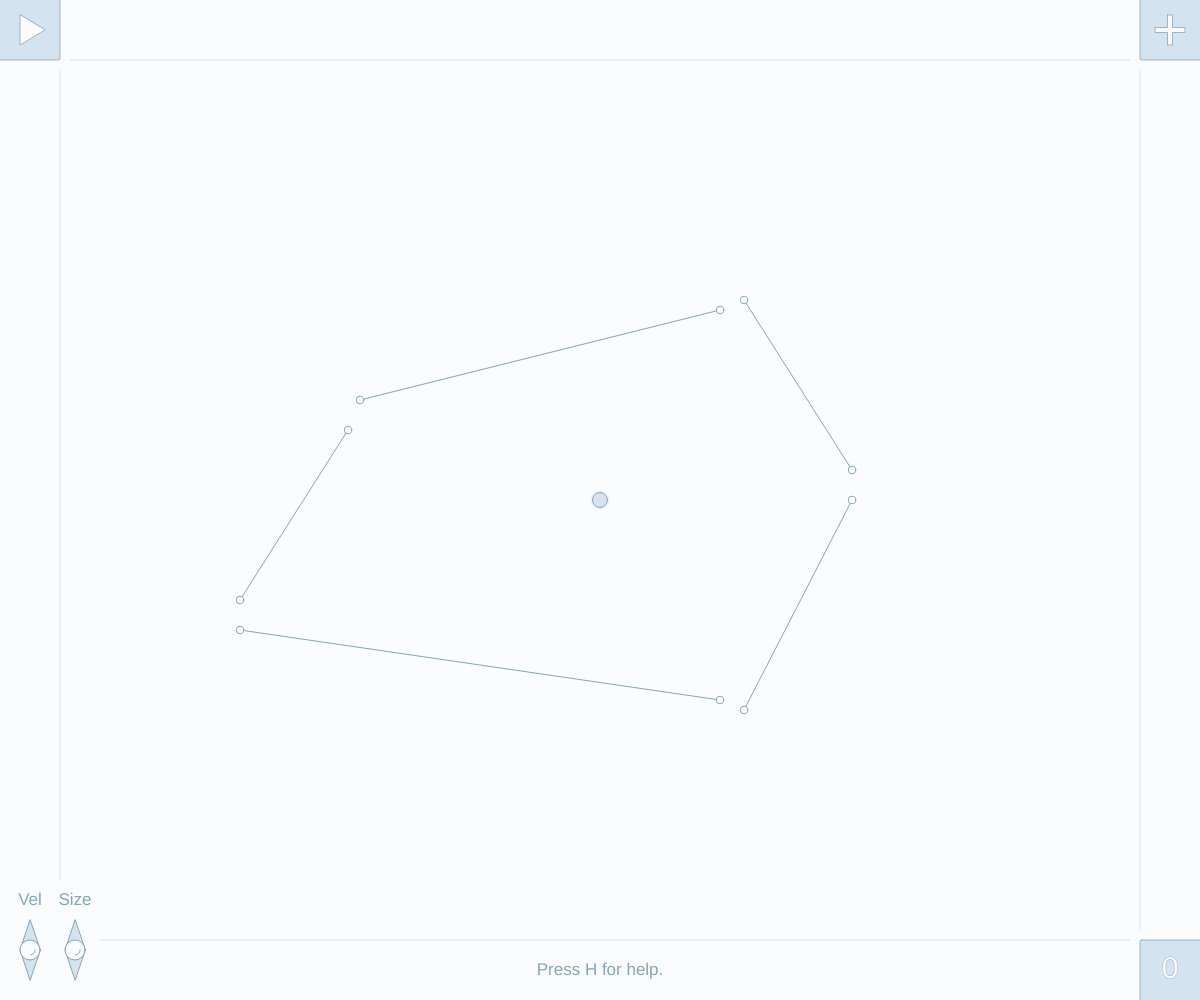
Frame 1 (no input)
Frame 60 (no input): identical to frame 1, image omitted
Frame 120 (the mouse pressed at the canvas centre since frame 60): identical to frame 1, image omitted

The p5.js sketch that drew this single still picture (run headless with seeded random() and noise() and a simulated clock; from frame 60 on, the mouse is pressed at the canvas centre):

// p5.js sketch
// ── sketch.js

var relativeSpeed;
var Pcoor;
var Pspeed;
var colours;

var a;
var s_from_slider;
var s;

var grabbedMirror;
var grabbedNode;
var PLAY;
var hoverWhatNode;
var hoverWhatMirror;
var binMirror;
var xtraM;
var mirrorCoors;
var mirrors;
var store;
var oldDi;

var prevBounce;
var bounceCount;
var bounceStats;

var sliderYConst;
var hold;
var holding;

var cursorType;
var FPS;

function setup() {
	textFont("Arial");
	angleMode(DEGREES);
  W = window.innerWidth;
	H = window.innerHeight;
  canvas = createCanvas(W, H);
  relativeSpeed = 5;

  Pcoor = [W/2,H/2];
  Pspeed = [];

  colours = [color(136, 164, 184),color(250,252,253),color(211, 228, 240)];

  a = random(0,360);
  s_from_slider = 5;
  s = s_from_slider+10;

  grabbedNode = false;
  grabbedMirror = false;
  binMirror = false;

  PLAY = false;
  once = true;

  hoverWhatNode = [];
  hoverWhatMirror = [];

  xtraM = [3*W/8,W/8,5*W/8,W/8];

  mirrorCoors = [
    [{X1:0.3*W,Y1:0.4*H,X2:0.6*W,Y2:0.31*H},0,0,0,0,0],
    [{X1:0.62*W,Y1:0.3*H,X2:0.71*W,Y2:0.47*H},0,0,0,0,0],
    [{X1:0.71*W,Y1:0.5*H,X2:0.62*W,Y2:0.71*H},0,0,0,0,0],
    [{X1:0.6*W,Y1:0.7*H,X2:0.2*W,Y2:0.63*H},0,0,0,0,0],
    [{X1:0.2*W,Y1:0.6*H,X2:0.29*W,Y2:0.43*H},0,0,0,0,0],
	];
  mirrors = initMirrors(mirrorCoors);
  oldDi = [W,H];
  
	bounceCount = 0;
	bounceStats = [0,0,0,0,1000000,0,0]; // [totalNum of tries, num of tries since last edit, total num bounces, num bounces since last edit, min, max]
  
  sliderYConst = H-20;
  hold = false;
  holding = false;
  cursorType = "default";
  FPS = 60;
 }

function draw() {
	frameRate(FPS);
	textAlign(CENTER,CENTER);
	textSize(17);
	cursorType = "default";
  hoverNode();
  hoverMirror();
  background(colours[1]);
  borderLines();
  createMirrorScene();
  pause();
  addMirror();
	relativeSpeed = slider(relativeSpeed,30,0,"Vel");
	s_from_slider = slider(s_from_slider,75,1,"Size");
	s = s_from_slider+10;
	bounceCountDisplay();
	cursor(cursorType);
	
	textSize(17);
	noStroke();
  fill(colours[0]);
  text("Press H for help.",W/2,H-30);
}

function borderLines(){
	stroke(colours[2]);
	line(60,70,60,H-120);
	line(100,H-60,W-70,H-60);
	line(70,60,W-70,60);
	line(W-60,70,W-60,H-70);
}

function initMirrors(Mi){
    var o = Mi;
    for (var m=0; m<Mi.length; m+=1){
        store = {X1:0,Y1:0,X2:0,Y2:0};
        if (Mi[m][0].X1<Mi[m][0].X2){
            store.X1 = Mi[m][0].X1-s;
            store.X2 = Mi[m][0].X2+s;
        } else {
            store.X1 = Mi[m][0].X2-s;
            store.X2 = Mi[m][0].X1+s;
        }
        
        if (Mi[m][0].Y1<Mi[m][0].Y2){
            store.Y1 = Mi[m][0].Y1-s;
            store.Y2 = Mi[m][0].Y2+s;
        } else {
            store.Y1 = Mi[m][0].Y2-s;
            store.Y2 = Mi[m][0].Y1+s;
        }
        o[m][1] = store; // ordered node coordinates
        o[m][2] = (Mi[m][0].Y2-Mi[m][0].Y1)/(Mi[m][0].X2-Mi[m][0].X1); // gradient
        o[m][3] = atan(Mi[m][2]); // angle
        o[m][4] = (Mi[m][0].Y1) - (Mi[m][0].X1*Mi[m][2]); // y-intercept
        o[m][5] = ((s/2)*(sin(atan(-1/o[m][2]))-o[m][2]*cos(atan(-1/o[m][2])))); // shift
    }
    
    return o;
}
function checkInMirrorCoor(PX,PY,C,endAdd){
	if (!endAdd){
		endAdd = 0;
	}
	return PX>C.X1-endAdd && PX<C.X2+endAdd && PY>C.Y1-endAdd && PY<C.Y2+endAdd;
}
function mirrorInequality(PX,PY,M,C,Shift){
	var con1 = PY < (M*PX)+C+Shift;
	var con2 = PY > (M*PX)+C-Shift;
	return (con1 && con2 && M<=0)||(!con1 && !con2 && M>0);
}
function mirror(c,c2,M,A,C,i,Shift){
    if (prevBounce!==i+1 && checkInMirrorCoor(Pcoor[0],Pcoor[1],c2)){
      if (c.X1 !== c.X2 && c.Y1 !== c.Y2){
          var con1 = Pcoor[1] < (M*Pcoor[0])+C+Shift;
          var con2 = Pcoor[1] > (M*Pcoor[0])+C-Shift;
          if (mirrorInequality(Pcoor[0],Pcoor[1],M,C,Shift)) {
              a = (2*A)-a;
              prevBounce = i+1;
              bounceCount += 1;
          }
      }
      if (c.X1 === c.X2 && Pcoor[0]>c.X1-s/2 && Pcoor[0]<c.X1+s/2){
          a = 180-a;
          prevBounce = i+1;
          bounceCount += 1;
      }
      if (c.Y1 === c.Y2 && Pcoor[1]>c.Y1-s/2 && Pcoor[1]<c.Y1+s/2){
          a = -a;
          prevBounce = i+1
          bounceCount += 1;
      }
    }
    stroke(colours[0]);
    if (binMirror===i){
	  	stroke(255,100,100);  
	  }
    strokeWeight(1);
    if (hoverWhatMirror[0]===i){
	  	strokeWeight(2);  
    }
    line(c.X1,c.Y1,c.X2,c.Y2);
    fill(colours[1]);
    strokeWeight(1);
    if (hoverWhatNode[0] && hoverWhatNode[0][0]===i && hoverWhatNode[0][1]===1){
	  	strokeWeight(2);  
    }
    ellipse(c.X1,c.Y1,s/2,s/2);
    strokeWeight(1);
    if (hoverWhatNode[0] && hoverWhatNode[0][0]===i && hoverWhatNode[0][1]===2){
	  	strokeWeight(2);  
    }
    ellipse(c.X2,c.Y2,s/2,s/2);
    strokeWeight(1);
}
function ball(X,Y){
    fill(colours[2]);
    strokeWeight(1);
    stroke(colours[0]);
    ellipse(X,Y,s,s);
    
    if (Pcoor[0]<0 || Pcoor[0]>width || Pcoor[1]<0 || Pcoor[1]>height){
      ballOut(true);
    } else {
	    FPS = 60;
    }
}

function ballOut(t){
	Pcoor = [W/2,H/2];
  a = random(0,360);
  prevBounce = false;
  bounceStats[0] += 1;
  bounceStats[1] += 1;
  bounceStats[2] += bounceCount;
  bounceStats[3] += bounceCount;
  if (bounceStats[4] > bounceCount){
	  bounceStats[4] = bounceCount;
  }
  if (bounceStats[5] < bounceCount){
	  bounceStats[5] = bounceCount;
  }
  bounceCount = 0;
  if (t){
  	FPS = 1;
  }
}

function pause(){
    stroke(red(colours[0]),green(colours[0]),blue(colours[0]),200);
    fill(colours[2]);
    rect(-3,-3,63,63,2);
    fill(colours[1]);
    if (PLAY){
        rect(16,15,8,30);
        rect(35,15,8,30);
    } else {
        triangle(20,15,20,45,45,30);
    }
    
    if (mouseX<60 && mouseY<60){
        cursorType = "pointer";
    }
}
function addMirror(){
    stroke(red(colours[0]),green(colours[0]),blue(colours[0]),200);
    fill(colours[2]);
    rect(W-60,-3,63,63,2);
    fill(colours[1]);
//     noStroke();
    beginShape();
    vertex(W-32.5,15);
    vertex(W-27.5,15);
    vertex(W-27.5,27.5);
    vertex(W-15,27.5);
    vertex(W-15,32.5);
    vertex(W-27.5,32.5);
    vertex(W-27.5,45);
    vertex(W-32.5,45);
    vertex(W-32.5,32.5);
    vertex(W-45,32.5);
    vertex(W-45,27.5);
    vertex(W-32.5,27.5);
    vertex(W-32.5,15);
    endShape();
    if (mouseX>W-60 && mouseY<60){
        cursorType = "pointer";
    }
}
function createMirrorScene(){
    noStroke();
    fill(150,150,150,20);
    ellipse(W/2,H/2,20,20);
    if (dist(mouseX,mouseY,W/2,H/2)<10){
				cursorType = "pointer";
		}
    if (PLAY){
        Pspeed = [relativeSpeed*cos(a),relativeSpeed*sin(a)];
        Pcoor[0] += Pspeed[0];
        Pcoor[1] += Pspeed[1];
    }    
    ball(Pcoor[0],Pcoor[1]);
    for (var m=0; m<mirrors.length; m+=1){
        mirror(mirrors[m][0],mirrors[m][1],mirrors[m][2],mirrors[m][3],mirrors[m][4],m,mirrors[m][5]);    
    }
    if (false){
        println(mirrors[0][2]);    
    }
}
function hoverNode(){
    for (var i=0; i<mirrors.length; i+=1){
        if ((!grabbedNode || (keyIsPressed && keyCode===16)) && !grabbedMirror && dist(mouseX,mouseY,mirrorCoors[i][0].X1,mirrorCoors[i][0].Y1)<7){
            cursorType = "grab";
            if (mouseIsPressed){
                grabbedNode = true;
                hoverWhatNode.push([i,1]);
            }
        }
        if ((!grabbedNode || (keyIsPressed && keyCode===16)) && !grabbedMirror && dist(mouseX,mouseY,mirrorCoors[i][0].X2,mirrorCoors[i][0].Y2)<7){
            cursorType = "grab";
            if (mouseIsPressed){
                grabbedNode = true;
                hoverWhatNode.push([i,2]);
            }
        }
    }
    if (grabbedNode){
        PLAY = false;
        bounceStats[1] = 0;
	      bounceStats[3] = 0;
        cursorType = "grabbing";
        for (var j=0; j<hoverWhatNode.length; j+=1){
	        if (hoverWhatNode[j][1]===1){
	            mirrorCoors[hoverWhatNode[j][0]][0].X1 = mouseX;
	            mirrorCoors[hoverWhatNode[j][0]][0].Y1 = mouseY;
	        } else if (hoverWhatNode[j][1]===2){
	            mirrorCoors[hoverWhatNode[j][0]][0].X2 = mouseX;
	            mirrorCoors[hoverWhatNode[j][0]][0].Y2 = mouseY;
	        }
        }
    }
}
function hoverMirror(){
	for (var i=0; i<mirrors.length; i+=1){
    var xDiff = (mirrors[i][0].X1 !== mirrors[i][0].X2);
    var yDiff = (mirrors[i][0].Y1 !== mirrors[i][0].Y2);
		if (
		(xDiff && yDiff && checkInMirrorCoor(mouseX,mouseY,mirrors[i][1],-s) && mirrorInequality(mouseX,mouseY,mirrors[i][2],mirrors[i][4],mirrors[i][5])) || (!xDiff && mouseX>mirrors[i][0].X1-s/2 && mouseX<mirrors[i][0].X1+s/2) || (!yDiff && mouseY>mirrors[i][0].Y1-s/2 && mouseY<mirrors[i][0].Y1+s/2)
		){
			cursorType = "pointer";
			if (mouseIsPressed && !grabbedNode && !grabbedMirror){
				grabbedMirror = true;
				hoverWhatMirror = [i,mouseX-mirrors[i][0].X1,mouseY-mirrors[i][0].Y1,mouseX-mirrors[i][0].X2,mouseY-mirrors[i][0].Y2];
			}
		}
	}
	if (grabbedMirror){
		PLAY = false;
    bounceStats[1] = 0;
	  bounceStats[3] = 0;
    cursorType = "grabbing";
		mirrorCoors[hoverWhatMirror[0]][0].X1 = mouseX-hoverWhatMirror[1];
    mirrorCoors[hoverWhatMirror[0]][0].Y1 = mouseY-hoverWhatMirror[2];
    mirrorCoors[hoverWhatMirror[0]][0].X2 = mouseX-hoverWhatMirror[3];
    mirrorCoors[hoverWhatMirror[0]][0].Y2 = mouseY-hoverWhatMirror[4];
    if (mouseX<60 || mouseY<60 || mouseX>W-60 || mouseY>H-60){
	    binMirror = hoverWhatMirror[0];
    } else {
	    binMirror = false;
    }
 	}
}
function slider(v,x,i,TXT){
	var Ypos = -6*v+sliderYConst;
	stroke(colours[0]);
	fill(colours[2]);
	triangle(x,sliderYConst-60,x-10,Ypos,x+10,Ypos);
	triangle(x,sliderYConst,x-10,Ypos,x+10,Ypos);
	fill(colours[1]);
	ellipse(x,Ypos,20,20);
	arc(x,Ypos,10,10,0,80);
	
	if (!holding){
		if (dist(mouseX,mouseY,x,-6*v+sliderYConst)<10 && mouseY>sliderYConst-60 && mouseY<sliderYConst){
			cursorType = "ns-resize";
			if (mouseIsPressed){
				hold = true;
				holding = i+1;
			}
		} else if (dist(mouseX,mouseY,x,-6*v+sliderYConst)<10 && !hold[i]) {
			cursorType = "ns-resize";
		}
	}
	if (TXT){
		fill(colours[0]);
		noStroke();
		text(TXT,x,sliderYConst-80);
	}
	if (!mouseIsPressed){
		hold = false;
		holding = false;
	}
	if (hold && holding === i+1){
		cursorType = "ns-resize";
		if (mouseY<sliderYConst-60){
			return 10;
		}
		else if (mouseY>sliderYConst){
			return 0;
		}
		return sliderYConst/6-mouseY/6;
	}
	return v;
}
function bounceCountDisplay(){
	stroke(red(colours[0]),green(colours[0]),blue(colours[0]),200);
  fill(colours[2]);
  rect(W-60,H-60,63,63,2);
  fill(colours[1]);
  textSize(30);
  text(bounceCount,W-30,H-30);
  if (mouseX>W-60 && mouseY>H-60 && bounceStats[0]){
      cursorType = "pointer";
  }
}

function mouseReleased(){
  if (grabbedNode || grabbedMirror){
	  	if (grabbedMirror){
		  	if (mouseX<60 || mouseY<60 || mouseX>W-60 || mouseY>H-60){
			    var mirrorStore = [];
			    for (var i=0; i<mirrors.length; i+=1){
				    if (i !== hoverWhatMirror[0]){
					    mirrorStore.push(mirrorCoors[i]);
				    }
			    }
					mirrorCoors = mirrorStore;
					}
	  	}
      mirrors = initMirrors(mirrorCoors);
      grabbedNode = false; 
      grabbedMirror = false;
      hoverWhatNode = [];
      hoverWhatMirror = [];
      binMirror = false;
  }
}
function mouseClicked(){
  if (mouseX<60 && mouseY<60){
      if (PLAY){
          PLAY = false;
      } else {
          PLAY = true;
      }
  }
  if (mouseX>W-60 && mouseY<60){
      mirrorCoors.push([{X1:xtraM[0],Y1:xtraM[1],X2:xtraM[2],Y2:xtraM[3]},0,0,0,0]);
      // println(mirrorCoors[5]);
      mirrors = initMirrors(mirrorCoors);
  }
  if (dist(mouseX,mouseY,W/2,H/2)<10){
	  if (PLAY){
	  	ballOut(true);
	  }
	  if (!PLAY) {
		  ballOut();
	    PLAY = true;
    }
  }
  if (mouseX>W-60 && mouseY>H-60 && bounceStats[0]){
	  alert("Current bounce count: " + str(bounceCount) +
	  			"\nTotal Average since page load: " + str(round(100*bounceStats[2]/bounceStats[0])/100) + 
	  			"\nAverage since last edit: " + str(round(100*bounceStats[3]/bounceStats[1])/100) +
	  			"\nMinimum bounce number: " + str(bounceStats[4]) +
	  			"\nMaximum bounce number: " + str(bounceStats[5]));
 	}
}

window.onresize = function() {
  resizeCanvas(windowWidth, windowHeight);
  W = windowWidth;
  H = windowHeight
  var mirrorStore = [];
  for (var i=0; i<mirrorCoors.length; i+=1){
	  mirrorStore.push([{X1:W*mirrorCoors[i][0].X1/oldDi[0],Y1:H*mirrorCoors[i][0].Y1/oldDi[1],X2:W*mirrorCoors[i][0].X2/oldDi[0],Y2:H*mirrorCoors[i][0].Y2/oldDi[1]},0,0,0,0,0]);
  }
  mirrorCoors = mirrorStore;
  mirrors = initMirrors(mirrorCoors);
  Pcoor[0] = W*(Pcoor[0]/oldDi[0]);
  Pcoor[1] = H*(Pcoor[1]/oldDi[1]);
	oldDi = [W,H];
	sliderYConst = H-20;
}


function keyPressed(){
    if (keyCode === 72){
        alert("\nThis program investigates reflection from differently angled smooth surfaces.\n\nTo start or stop the simulation, click the play/pause button in the top left of the window.\n\nTo reposition a surface, either click and drag an end (small circle) to move only that end of the surface, or click and drag between the circles to translate the entire surface.\n\nClick the + button in the top right to add a new surface. To remove a surface drag it towards the edge of the browser window until it turns red, then release it.\n\nIf the ball exits the window, data is collected and the ball will return to the center. Simulation will then be resumed after a short delay. The bottom right button displays the current number of bounces since the last respawn. The available stats can be viewed by clicking the button in the bottom right of the screen (the ball must have exited the window at least once).\n\nThe two sliders in the bottom left of the window will alter the speed and size of the ball.\n");
    }
}
